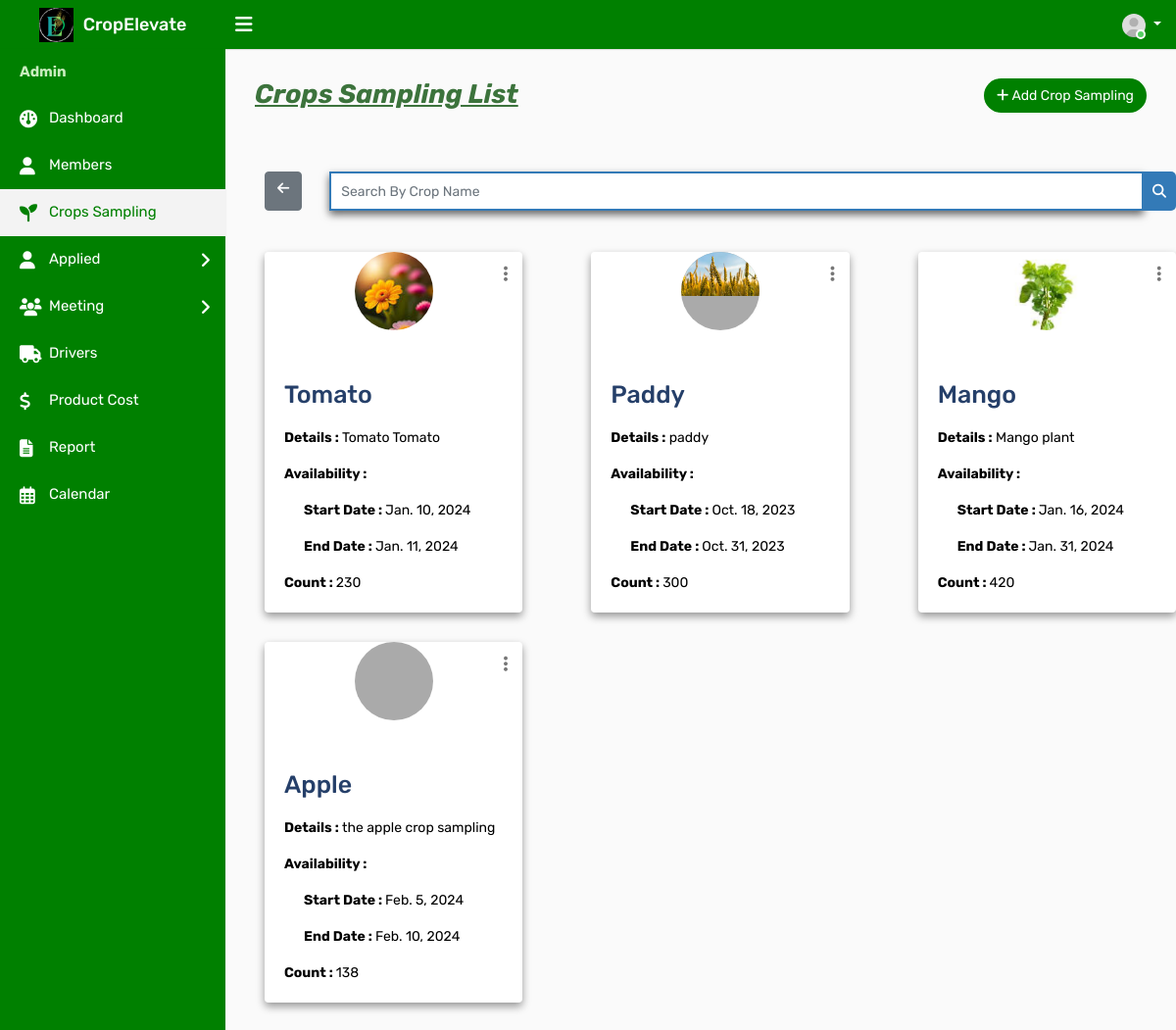
The page /adcrop on the database as committed earlier.
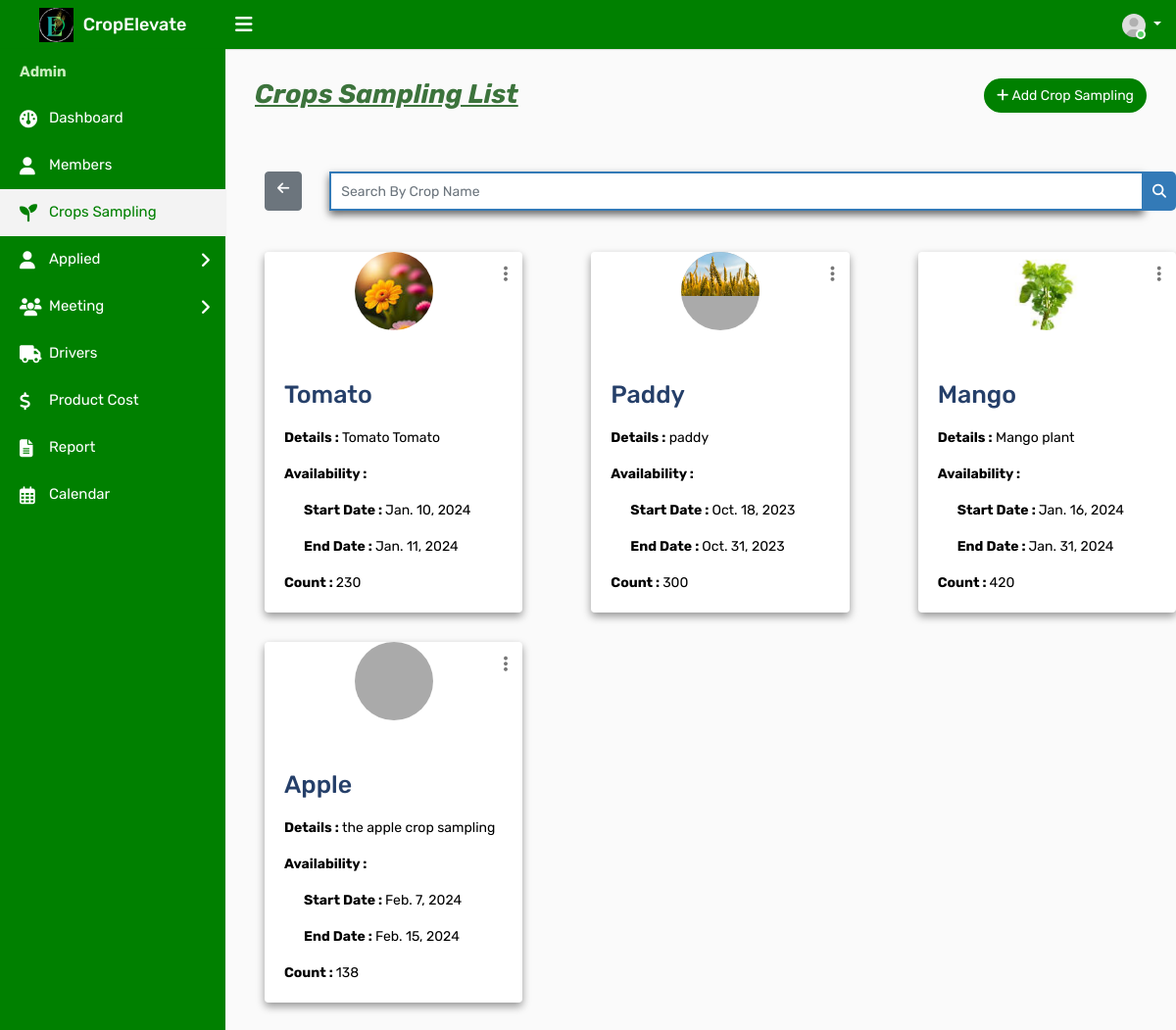
The same page on the database as committed later.
### ceapp/models.py (models this page shows)
class Crop(models.Model):
    Namec = models.CharField(max_length=100)
    des = models.TextField()
    start_date = models.DateField(null=True, blank=True)
    end_date = models.DateField(null=True, blank=True)
    count = models.PositiveIntegerField(default=0)
    crop_photo = models.ImageField(upload_to='crop_photos/', blank=True, null=True)
    is_active = models.BooleanField(default=True)
    created_at = models.DateTimeField(auto_now_add=True)
    current = models.BooleanField(default=False)

### ceapp/views.py (the view)
# urls.py: path('adcrop',views.adcrop,name='adcrop'),
def adcrop(request):
    crops = Crop.objects.all()
    return render(request, 'admintemp/adcrop.html', {'crops': crops})

### templates/admintemp/adcrop.html (shortened to what this page needs)
{% load static %}
<!DOCTYPE html>
<html lang="en">
<head>
    <link rel="stylesheet" type="text/css" href="{% static 'assets/css/bootstrap.min.css' %}">
    <link rel="stylesheet" type="text/css" href="{% static 'assets/css/dataTables.bootstrap4.min.css' %}">
    <link rel="stylesheet" type="text/css" href="{% static 'assets/css/font-awesome.min.css' %}">
    <link rel="stylesheet" type="text/css" href="{% static 'assets/css/style.css' %}">
    <link rel="stylesheet" href="https://cdnjs.cloudflare.com/ajax/libs/font-awesome/6.2.0/css/all.min.css">
</head>
<body>
    <div class="main-wrapper">
        <div class="header">
			<div class="header-left">
				<a href="{% url 'adindex' %}" class="logo">
					<img src="{% static 'assets/img/adminlogo1.png' %}" width="35" height="35" alt=""> <span>CropElevate</span>
				</a>
			</div>
			<a id="toggle_btn" href="javascript:void(0);"><i class="fa fa-bars"></i></a>
            <ul class="nav user-menu float-right">
                <li class="nav-item dropdown has-arrow">
                    <a href="#" class="dropdown-toggle nav-link user-link" data-toggle="dropdown">
                        <span class="user-img"><img class="rounded-circle" src="{% static 'assets/img/user.jpg' %}" width="40" alt="Admin">
							<span class="status online"></span></span>
                    </a>
                </li>
            </ul>
        </div>
        <div class="sidebar" id="sidebar">
            <div class="sidebar-inner slimscroll">
                <div id="sidebar-menu" class="sidebar-menu">
                    <ul>
                        <li class="menu-title" style="color:#c9edbe; font-weight:bold;">Admin</li>
                        <li>
                            <a href="{% url 'adindex' %}"><i class="fa fa-dashboard"></i> <span>Dashboard</span></a>
                        </li>
						<li>
                            <a href="{% url 'admember' %}"><i class="fa fa-user"></i> <span>Members</span></a>
                        </li>
                        <li class="active">
                            <a href="{% url 'adcrop' %}"><i class="fas fa-seedling fa-2x"></i> <span>Crops Sampling</span></a>
                        </li>
                        <li class="submenu green-background">
                            <a href="#"><i class="fa fa-user"></i> Applied <span class="menu-arrow"></span></a>
                        </li>
                        <li class="submenu green-background">
                            <a href="#"><i class="fas fa-users fa-2x"></i>  Meeting<span class="menu-arrow"></span></a>
                        </li>
                        <li>
                            <a href="{% url 'addriver' %}"><i class="fas fa-truck"></i> <span>Drivers</span></a>
                        </li>
                        <li>
                            <a href="{% url 'adproductcost' %}"><i class="fas fa-dollar-sign"></i> <span>Product Cost</span></a>
                        </li>
                        <li>
                            <a href="{% url 'adreport' %}"><i class="fas fa-file-text"></i>
                            </i> <span>Report</span></a>
                        </li>
                        <li>
                            <a href="{% url 'adcalendar' %}"><i class="far fa-calendar-alt fa-2x"></i>
                                <span>Calendar</span></a>
                        </li>
                    </ul>
                </div>
            </div>
        </div>
                </div>
                <div class="page-wrapper">
                    <div class="content">
                        <div class="row">
                            <div class="col-sm-5 col-5">
                                <h4 class="page-title" style="font-size:27px; color:#3c733c;" id="croplist"><b><i><u>Crops Sampling List</b></i></u></h4>
                            </div>
                            <div class="col-sm-7 col-7 text-right m-b-30">
                                <a href="{% url 'adaddcrop' %}" class="btn btn-primary btn-rounded" style="background-color: green; color: white;" id="addcro"><i class="fa fa-plus"></i> Add Crop Sampling</a>
                            </div>
                        </div>
                        </div>
                        <div class="row">
                            <div class="col-md-12">
                                <form id="search-form" method="GET" action="{% url 'search_crop' %}">
                                    <div class="input-group">
                                        <a href="{% url 'adcrop' %}" class="btn btn-secondary" style="margin-left:40px;"><i class="fa fa-arrow-left"></i></a>&ensp;&ensp;&ensp;&ensp;
                                        <input type="text" class="form-control custom-search-input" name="cropname" placeholder="Search By Crop Name">
                                        <div class="input-group-append">
                                            <button class="btn btn-primary custom-search-btn" type="submit"><i class="fa fa-search"></i></button>
                                        </div>
                                    </div>
                                </form>
                            </div>
                        </div><br><br>
                        <div class="row">
                            {% for crop in crops %}
                            <div class="col-md-4">
                                <div class="card" style="box-shadow: 0 4px 8px 0 rgba(0, 0, 0, 0.4); margin-left:40px;">
                                    <div class="dropdown profile-action">
                                        <a href="#" class="action-icon dropdown-toggle" data-toggle="dropdown" aria-expanded="false"><i class="fa fa-ellipsis-v"></i></a>
                                    </div>
                                    <div class="doctor-img">
                                        <a class="avatar" href="#"><img alt="" src="{{ crop.crop_photo.url }}"></a>
                                       </div>
                                    <div class="card-body">
                                        <p>
                                        <h5 class="card-title" style="color:#253f69; font-size: 25px;">{{ crop.Namec }}</h5>
                                        <p class="card-text" style="color:black;"><b>Details :</b>  {{ crop.des }}</p>
                                        <p class="card-text" style="color:black;"><b>Availability :</b></p>
                                        <p class="card-text" style= "padding-left:20px; color:black;"><b>Start Date : </b> {{ crop.start_date }}</p>
                                        <p class="card-text"  style= "padding-left:20px; color:black;"><b>End Date :  </b>{{ crop.end_date }}</p>
                                        <p class="card-text"style="color:black;"><b>Count : </b> {{ crop.count }}</p>
                                    </div>
                                </div>
                            </div>
                            {% endfor %}
                        </div>
		</div>
</body>
</html>

Rows that differ between the two databases and show on the page:
changed Crop "Apple": start_date "Feb. 5, 2024" → "Feb. 7, 2024"; end_date "Feb. 10, 2024" → "Feb. 15, 2024"
